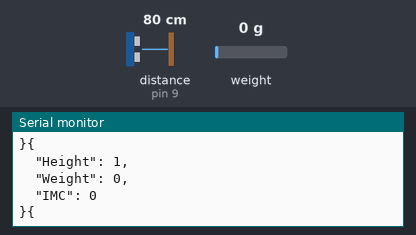
Recording of a sketch running on a simulated Arduino Uno, built for the host (arithmetic inside an expression is 32-bit, double 64-bit). Shown: the last lines printed to the serial monitor. Wiring (inferred from the names in the program): ultrasonic range finder: trigger pin 8; echo pin 9. The test bench sets the inputs (shaded band); at power-on: distance to the obstacle (sensor on pin 9) 80 cm, weight on the scale 0 g. The echo pulse lasts 58.3 µs per cm.

Above: at 3.3 s.
3.4 s: distance to the obstacle (sensor on pin 9) set to 120 cm
At 3.6 s:
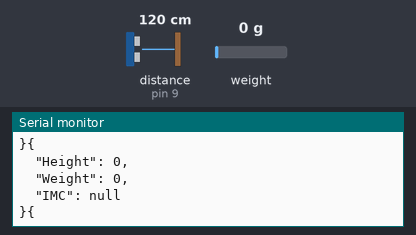
5.2 s: weight on the scale set to 100 g
At 6.62 s:
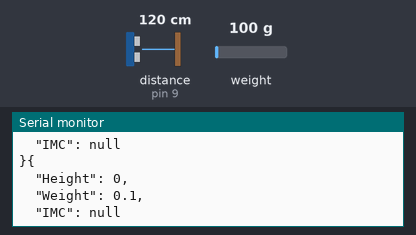
8.2 s: distance to the obstacle (sensor on pin 9) set to 2 cm
At 8.24 s:
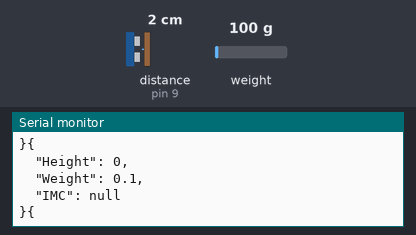
9.7 s: weight on the scale set to 1250 g
At 10.36 s:
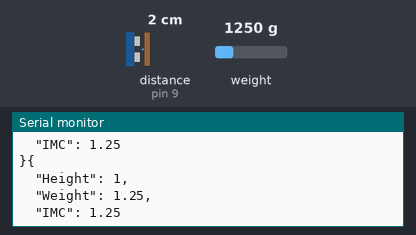
Timing chart, 0 to 12.2 s (numbered marks = the images above; inputs shaded):
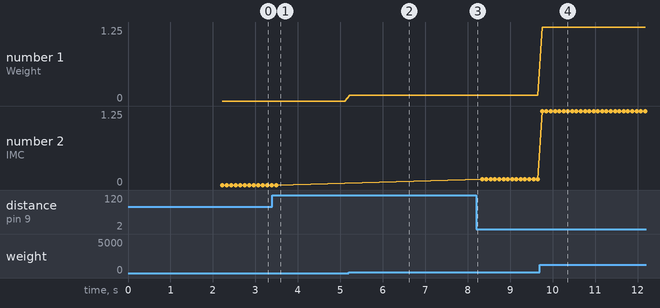

Measured:
- after the input at 3.4 s, the serial monitor: prints a new line after 0.20 s (image 1)
- after the input at 5.2 s, the serial monitor: prints a new line at once (image 2)
- after the input at 9.7 s, the serial monitor: prints a new line after 0.05 s (image 4)
- plotted number 1: 0 → 0.1 after the input at 5.2 s, 0.1 → 1.25 after the input at 9.7 s
- plotted number 2: 0.1 → 1.25 after the input at 9.7 s

The sketch:

secondary_sensors.ino
```cpp
// import ArduinoJson
#include <ArduinoJson.h>

// Para altura
int trig = 8;
int echo = 9;

float duration;
int distance;
int Length;
int door_Height =200;

// Para peso
#include "HX711.h"


// Pin de datos y de reloj
byte pinData = 6 ;
byte pinClk = 7;

HX711 bascula;

// Parámetro para calibrar el peso y el sensor
float factor_calibracion = 20780.0;

void setup() {
  // Para peso
  Serial.begin (9600);

  pinMode(trig, OUTPUT);
  pinMode(echo, INPUT);


  Serial.println("Quita cualquier peso de la bascula");
  Serial.println("Una vez empiece a mostrar informacion de medidas, coloca un peso conocido encima de la bascula");
  Serial.println("Presiona + o - para el factor de calibracion");

  // Iniciar sensor
  bascula.begin(pinData, pinClk);

  // Aplicar la calibración
  bascula.set_scale();

  // Iniciar la tara no tiene que haber nada sobre el peso
  bascula.tare();

  // Obtener una lectura de referencia
  long zero_factor = bascula.read_average();

  // Mostrar la primera desviación
  Serial.print("Zero factor: ");
  Serial.println(zero_factor);

}

void loop() {
  // Para peso:

  // Aplicar calibración
  bascula.set_scale(factor_calibracion);

  // Para altura

  digitalWrite(trig, LOW);
  delayMicroseconds(2);
  digitalWrite(trig, HIGH);
  delayMicroseconds(10);
  digitalWrite(trig, LOW);
  duration = pulseIn(echo, HIGH);
  distance = (duration/2) / 29.1;
  Length =  door_Height - distance;
  //Para IMC

  float peso = bascula.get_units();
  float altura_m = Length/100;
  float altura = pow(altura_m,2);
  float imc = peso/altura_m;

  DynamicJsonBuffer jBuffer;
  JsonObject& data = jBuffer.createObject();
  data["Height"] = altura_m;
  data["Weight"] = peso;
  data["IMC"] = imc;
  data.prettyPrintTo(Serial);

}
```
